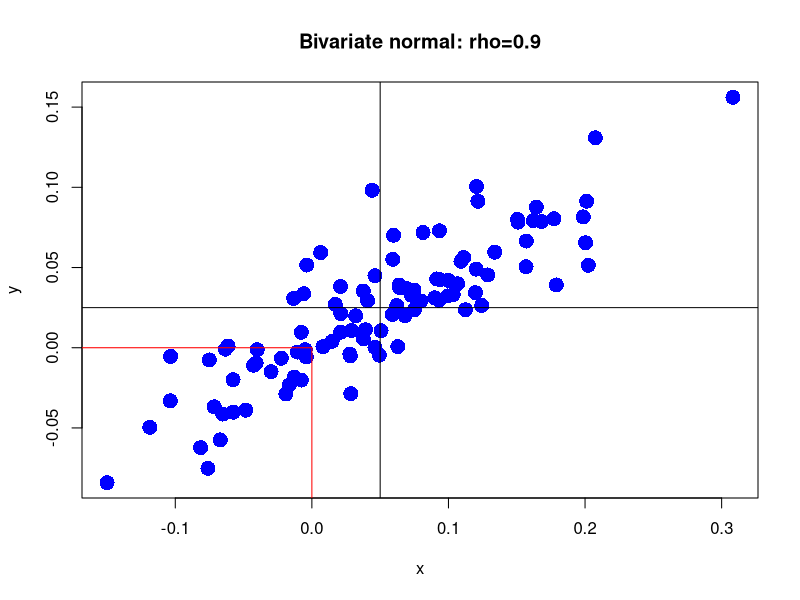
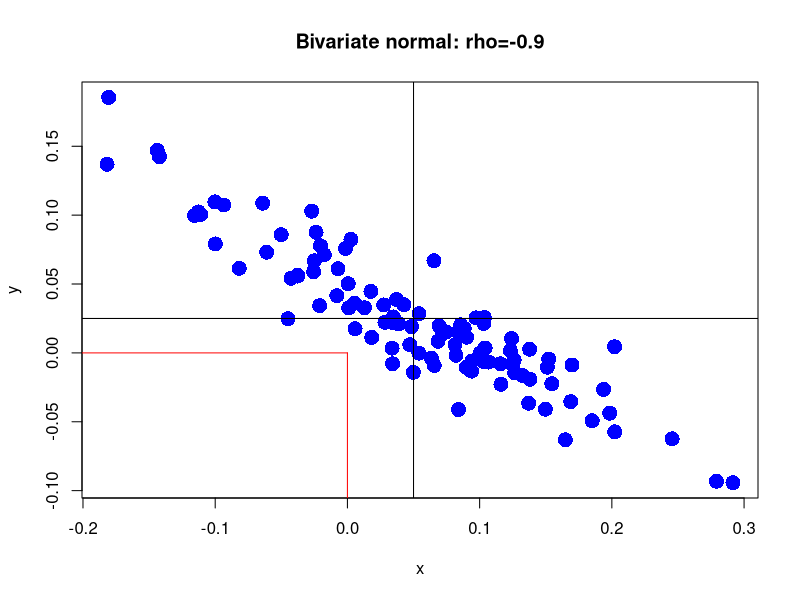

The R source for these figures, in order:
# Standard deviations and correlation
sig_x = 0.10
sig_y = 0.05
rho_xy = 0.9
# Covariance between X and Y
sig_xy = rho_xy * sig_x * sig_y
# Covariance matrix
Sigma_xy = matrix(c(sig_x**2, sig_xy, sig_xy, sig_y**2), nrow = 2, byrow=T)

install.packages("mvtnorm")
# Load the mvtnorm package
library("mvtnorm");
# The covariance matrix (Sigma_xy) is still in your workspace

# Means
mu_x = 0.05
mu_y = 0.025

# Simulate 100 observations
set.seed(123)  # for reproducibility
xy_vals = rmvnorm(100, mean = c(0.05, 0.025), sigma = Sigma_xy)
head(xy_vals)
# create scatterplot
plot(xy_vals[, 1], xy_vals[, 2], pch = 16, cex = 2, col = "blue", main = "Bivariate normal: rho=0.9", xlab = "x", ylab = "y")
# Add lines
abline(h = mu_y, v = mu_x)
# Add line segments
segments(x0 = 0, y0 = -1e10, x1 = 0, y1 = 0, col="red")
segments(x0 = -1e10, y0 = 0, x1 = 0, y1 = 0, col="red")
pmvnorm(lower = c(-Inf, -Inf), upper = c(0, 0), mean = c(mu_x, mu_y), sigma = Sigma_xy)

# -ve correlation
# Standard deviations and correlation
sig_x = 0.10
sig_y = 0.05
rho_xy = -0.9
# Covariance between X and Y
sig_xy = rho_xy * sig_x * sig_y
# Covariance matrix
Sigma_xy = matrix(c(sig_x^2, sig_xy, sig_xy, sig_y^2), nrow = 2, ncol = 2)

# Means
mu_x = 0.05
mu_y = 0.025
# Simulate 100 observations
set.seed(123)  # for reproducibility
xy_vals = rmvnorm(100, mean=c(mu_x, mu_y), sigma = Sigma_xy)
head(xy_vals)

# Create scatterplot
plot(xy_vals[, 1], xy_vals[, 2], pch = 16, cex = 2, col = "blue", 
     main = "Bivariate normal: rho=-0.9", xlab = "x", ylab = "y")
# Add lines
abline(h = mu_y, v = mu_x)
# Add line segments
segments(x0 = 0, y0 = -1e10, x1 = 0, y1 = 0, col="red")
segments(x0 = -1e10, y0 = 0, x1 = 0, y1 = 0, col="red")

# Compute joint probability
pmvnorm(lower = c(-Inf, -Inf), upper = c(0, 0), 
        mean = c(mu_x, mu_y), sigma = Sigma_xy)
